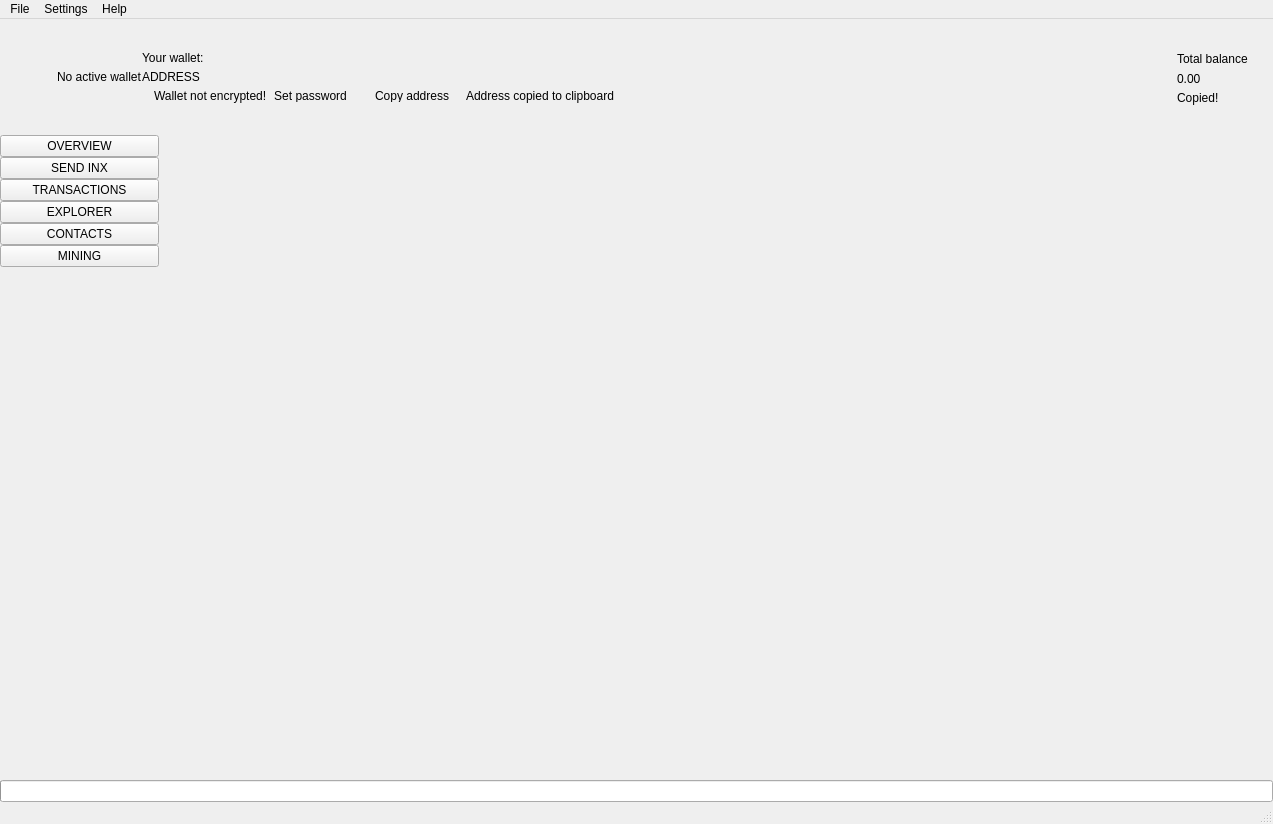
 <widget class="QMainWindow" name="MainWindow">
  <property name="geometry">
   <rect>
    <x>0</x>
    <y>0</y>
    <width>1273</width>
    <height>824</height>
   </rect>
  </property>
  <property name="sizePolicy">
   <sizepolicy hsizetype="Preferred" vsizetype="Preferred">
    <horstretch>0</horstretch>
    <verstretch>0</verstretch>
   </sizepolicy>
  </property>
  <property name="minimumSize">
   <size>
    <width>1260</width>
    <height>600</height>
   </size>
  </property>
  <property name="maximumSize">
   <size>
    <width>16777215</width>
    <height>16777215</height>
   </size>
  </property>
  <property name="windowTitle">
   <string>MainWindow</string>
  </property>
  <property name="windowIcon">
   <iconset>
    <normaloff>:/images/inx</normaloff>:/images/inx</iconset>
  </property>
  <widget class="QWidget" name="centralwidget">
   <layout class="QVBoxLayout" name="verticalLayout_2">
    <property name="spacing">
     <number>0</number>
    </property>
    <property name="leftMargin">
     <number>0</number>
    </property>
    <property name="topMargin">
     <number>0</number>
    </property>
    <property name="rightMargin">
     <number>0</number>
    </property>
    <property name="bottomMargin">
     <number>0</number>
    </property>
    <item>
     <widget class="QFrame" name="m_headerFrame">
      <property name="minimumSize">
       <size>
        <width>0</width>
        <height>116</height>
       </size>
      </property>
      <property name="maximumSize">
       <size>
        <width>16777215</width>
        <height>116</height>
       </size>
      </property>
      <property name="frameShape">
       <enum>QFrame::NoFrame</enum>
      </property>
      <property name="frameShadow">
       <enum>QFrame::Raised</enum>
      </property>
      <layout class="QHBoxLayout" name="horizontalLayout_3">
       <property name="spacing">
        <number>0</number>
       </property>
       <property name="leftMargin">
        <number>0</number>
       </property>
       <property name="topMargin">
        <number>0</number>
       </property>
       <property name="rightMargin">
        <number>25</number>
       </property>
       <property name="bottomMargin">
        <number>0</number>
       </property>
       <item>
        <spacer name="horizontalSpacer_2">
         <property name="orientation">
          <enum>Qt::Horizontal</enum>
         </property>
         <property name="sizeType">
          <enum>QSizePolicy::Fixed</enum>
         </property>
         <property name="sizeHint" stdset="0">
          <size>
           <width>30</width>
           <height>20</height>
          </size>
         </property>
        </spacer>
       </item>
       <item>
        <widget class="QLabel" name="m_logoLabel">
         <property name="text">
          <string/>
         </property>
        </widget>
       </item>
       <item>
        <spacer name="horizontalSpacer_5">
         <property name="orientation">
          <enum>Qt::Horizontal</enum>
         </property>
         <property name="sizeType">
          <enum>QSizePolicy::Fixed</enum>
         </property>
         <property name="sizeHint" stdset="0">
          <size>
           <width>20</width>
           <height>20</height>
          </size>
         </property>
        </spacer>
       </item>
       <item>
        <widget class="WalletGui::WalletSmallGrayTextLabel" name="m_noWalletLabel">
         <property name="text">
          <string>No active wallet</string>
         </property>
        </widget>
       </item>
       <item>
        <widget class="QFrame" name="m_walletFrame">
         <property name="frameShape">
          <enum>QFrame::NoFrame</enum>
         </property>
         <property name="frameShadow">
          <enum>QFrame::Raised</enum>
         </property>
         <layout class="QVBoxLayout" name="verticalLayout_3">
          <property name="spacing">
           <number>5</number>
          </property>
          <property name="leftMargin">
           <number>0</number>
          </property>
          <property name="topMargin">
           <number>0</number>
          </property>
          <property name="rightMargin">
           <number>0</number>
          </property>
          <property name="bottomMargin">
           <number>0</number>
          </property>
          <item>
           <spacer name="verticalSpacer_3">
            <property name="orientation">
             <enum>Qt::Vertical</enum>
            </property>
            <property name="sizeType">
             <enum>QSizePolicy::Minimum</enum>
            </property>
            <property name="sizeHint" stdset="0">
             <size>
              <width>20</width>
              <height>40</height>
             </size>
            </property>
           </spacer>
          </item>
          <item>
           <widget class="WalletGui::WalletSmallGrayTextLabel" name="m_walletLabel">
            <property name="text">
             <string>Your wallet:</string>
            </property>
            <property name="indent">
             <number>0</number>
            </property>
           </widget>
          </item>
          <item>
           <widget class="QLabel" name="m_addressLabel">
            <property name="sizePolicy">
             <sizepolicy hsizetype="Preferred" vsizetype="Preferred">
              <horstretch>0</horstretch>
              <verstretch>0</verstretch>
             </sizepolicy>
            </property>
            <property name="cursor">
             <cursorShape>PointingHandCursor</cursorShape>
            </property>
            <property name="toolTip">
             <string>Click to copy</string>
            </property>
            <property name="text">
             <string>ADDRESS</string>
            </property>
            <property name="indent">
             <number>0</number>
            </property>
           </widget>
          </item>
          <item>
           <layout class="QHBoxLayout" name="horizontalLayout_2">
            <property name="spacing">
             <number>0</number>
            </property>
            <item alignment="Qt::AlignTop">
             <widget class="QFrame" name="m_notEncryptedFrame">
              <property name="frameShape">
               <enum>QFrame::NoFrame</enum>
              </property>
              <property name="frameShadow">
               <enum>QFrame::Raised</enum>
              </property>
              <layout class="QHBoxLayout" name="horizontalLayout_4">
               <property name="spacing">
                <number>0</number>
               </property>
               <property name="leftMargin">
                <number>0</number>
               </property>
               <property name="topMargin">
                <number>0</number>
               </property>
               <property name="rightMargin">
                <number>0</number>
               </property>
               <property name="bottomMargin">
                <number>0</number>
               </property>
               <item alignment="Qt::AlignVCenter">
                <widget class="QLabel" name="m_notEncryptedIconLabel">
                 <property name="text">
                  <string/>
                 </property>
                 <property name="pixmap">
                  <pixmap resource="../../resources.qrc">:/icons/lock_open_gray</pixmap>
                 </property>
                 <property name="alignment">
                  <set>Qt::AlignLeading|Qt::AlignLeft|Qt::AlignVCenter</set>
                 </property>
                </widget>
               </item>
               <item>
                <spacer name="horizontalSpacer_11">
                 <property name="orientation">
                  <enum>Qt::Horizontal</enum>
                 </property>
                 <property name="sizeType">
                  <enum>QSizePolicy::Fixed</enum>
                 </property>
                 <property name="sizeHint" stdset="0">
                  <size>
                   <width>5</width>
                   <height>3</height>
                  </size>
                 </property>
                </spacer>
               </item>
               <item alignment="Qt::AlignVCenter">
                <widget class="WalletGui::WalletTinyGrayTextLabel" name="m_notEncryptedTextLabel">
                 <property name="text">
                  <string>Wallet not encrypted!</string>
                 </property>
                 <property name="alignment">
                  <set>Qt::AlignLeading|Qt::AlignLeft|Qt::AlignVCenter</set>
                 </property>
                </widget>
               </item>
               <item>
                <spacer name="horizontalSpacer_9">
                 <property name="orientation">
                  <enum>Qt::Horizontal</enum>
                 </property>
                 <property name="sizeType">
                  <enum>QSizePolicy::Fixed</enum>
                 </property>
                 <property name="sizeHint" stdset="0">
                  <size>
                   <width>3</width>
                   <height>3</height>
                  </size>
                 </property>
                </spacer>
               </item>
               <item alignment="Qt::AlignVCenter">
                <widget class="WalletGui::WalletTinyLinkLikeButton" name="m_encryptButton">
                 <property name="sizePolicy">
                  <sizepolicy hsizetype="Minimum" vsizetype="Minimum">
                   <horstretch>0</horstretch>
                   <verstretch>0</verstretch>
                  </sizepolicy>
                 </property>
                 <property name="minimumSize">
                  <size>
                   <width>0</width>
                   <height>3</height>
                  </size>
                 </property>
                 <property name="cursor">
                  <cursorShape>PointingHandCursor</cursorShape>
                 </property>
                 <property name="text">
                  <string>Set password</string>
                 </property>
                 <property name="flat">
                  <bool>true</bool>
                 </property>
                </widget>
               </item>
               <item>
                <spacer name="horizontalSpacer_10">
                 <property name="orientation">
                  <enum>Qt::Horizontal</enum>
                 </property>
                 <property name="sizeType">
                  <enum>QSizePolicy::Fixed</enum>
                 </property>
                 <property name="sizeHint" stdset="0">
                  <size>
                   <width>20</width>
                   <height>3</height>
                  </size>
                 </property>
                </spacer>
               </item>
              </layout>
             </widget>
            </item>
            <item alignment="Qt::AlignVCenter">
             <widget class="WalletGui::WalletTinyLinkLikeButton" name="m_copyAddressButton">
              <property name="sizePolicy">
               <sizepolicy hsizetype="Minimum" vsizetype="Minimum">
                <horstretch>0</horstretch>
                <verstretch>0</verstretch>
               </sizepolicy>
              </property>
              <property name="minimumSize">
               <size>
                <width>0</width>
                <height>3</height>
               </size>
              </property>
              <property name="cursor">
               <cursorShape>PointingHandCursor</cursorShape>
              </property>
              <property name="focusPolicy">
               <enum>Qt::NoFocus</enum>
              </property>
              <property name="autoFillBackground">
               <bool>true</bool>
              </property>
              <property name="text">
               <string>Copy address</string>
              </property>
              <property name="flat">
               <bool>true</bool>
              </property>
             </widget>
            </item>
            <item>
             <spacer name="horizontalSpacer_7">
              <property name="orientation">
               <enum>Qt::Horizontal</enum>
              </property>
              <property name="sizeType">
               <enum>QSizePolicy::Fixed</enum>
              </property>
              <property name="sizeHint" stdset="0">
               <size>
                <width>13</width>
                <height>3</height>
               </size>
              </property>
             </spacer>
            </item>
            <item alignment="Qt::AlignVCenter">
             <widget class="WalletGui::CopyMagicLabel" name="m_copyAddressLabel">
              <property name="text">
               <string>Address copied to clipboard</string>
              </property>
              <property name="alignment">
               <set>Qt::AlignLeading|Qt::AlignLeft|Qt::AlignVCenter</set>
              </property>
             </widget>
            </item>
            <item>
             <spacer name="horizontalSpacer">
              <property name="orientation">
               <enum>Qt::Horizontal</enum>
              </property>
              <property name="sizeHint" stdset="0">
               <size>
                <width>40</width>
                <height>3</height>
               </size>
              </property>
             </spacer>
            </item>
           </layout>
          </item>
          <item>
           <spacer name="verticalSpacer_2">
            <property name="orientation">
             <enum>Qt::Vertical</enum>
            </property>
            <property name="sizeType">
             <enum>QSizePolicy::Minimum</enum>
            </property>
            <property name="sizeHint" stdset="0">
             <size>
              <width>20</width>
              <height>40</height>
             </size>
            </property>
           </spacer>
          </item>
         </layout>
        </widget>
       </item>
       <item>
        <spacer name="horizontalSpacer_3">
         <property name="orientation">
          <enum>Qt::Horizontal</enum>
         </property>
         <property name="sizeType">
          <enum>QSizePolicy::Expanding</enum>
         </property>
         <property name="sizeHint" stdset="0">
          <size>
           <width>34</width>
           <height>20</height>
          </size>
         </property>
        </spacer>
       </item>
       <item>
        <spacer name="horizontalSpacer_8">
         <property name="orientation">
          <enum>Qt::Horizontal</enum>
         </property>
         <property name="sizeType">
          <enum>QSizePolicy::Fixed</enum>
         </property>
         <property name="sizeHint" stdset="0">
          <size>
           <width>34</width>
           <height>20</height>
          </size>
         </property>
        </spacer>
       </item>
       <item alignment="Qt::AlignRight|Qt::AlignVCenter">
        <widget class="QFrame" name="m_balanceFrame">
         <layout class="QGridLayout" name="gridLayout">
          <property name="leftMargin">
           <number>0</number>
          </property>
          <property name="topMargin">
           <number>30</number>
          </property>
          <property name="rightMargin">
           <number>0</number>
          </property>
          <property name="bottomMargin">
           <number>0</number>
          </property>
          <property name="verticalSpacing">
           <number>3</number>
          </property>
          <item row="0" column="2">
           <layout class="QVBoxLayout" name="verticalLayout_4">
            <item>
             <widget class="QLabel" name="m_balanceTextLabel">
              <property name="text">
               <string>Total balance</string>
              </property>
             </widget>
            </item>
            <item>
             <widget class="QLabel" name="m_balanceLabel">
              <property name="cursor">
               <cursorShape>PointingHandCursor</cursorShape>
              </property>
              <property name="toolTip">
               <string>Click to copy</string>
              </property>
              <property name="text">
               <string>0.00</string>
              </property>
             </widget>
            </item>
           </layout>
          </item>
          <item row="1" column="2">
           <widget class="WalletGui::CopyMagicLabel" name="m_balanceCopyLabel">
            <property name="text">
             <string>Copied!</string>
            </property>
           </widget>
          </item>
          <item row="0" column="1">
           <spacer name="horizontalSpacer_6">
            <property name="orientation">
             <enum>Qt::Horizontal</enum>
            </property>
            <property name="sizeType">
             <enum>QSizePolicy::Fixed</enum>
            </property>
            <property name="sizeHint" stdset="0">
             <size>
              <width>2</width>
              <height>39</height>
             </size>
            </property>
           </spacer>
          </item>
          <item row="2" column="2">
           <spacer name="verticalSpacer_5">
            <property name="orientation">
             <enum>Qt::Vertical</enum>
            </property>
            <property name="sizeType">
             <enum>QSizePolicy::Expanding</enum>
            </property>
            <property name="sizeHint" stdset="0">
             <size>
              <width>20</width>
              <height>50</height>
             </size>
            </property>
           </spacer>
          </item>
          <item row="0" column="0">
           <widget class="QLabel" name="m_balanceIconLabel">
            <property name="text">
             <string/>
            </property>
            <property name="pixmap">
             <pixmap resource="../../resources.qrc">:/icons/total_balance</pixmap>
            </property>
           </widget>
          </item>
         </layout>
        </widget>
       </item>
      </layout>
     </widget>
    </item>
    <item>
     <layout class="QHBoxLayout" name="horizontalLayout" stretch="0,0,0,0,0,0,0,0">
      <property name="spacing">
       <number>0</number>
      </property>
      <item>
       <widget class="QFrame" name="m_toolFrame">
        <property name="frameShape">
         <enum>QFrame::NoFrame</enum>
        </property>
        <property name="frameShadow">
         <enum>QFrame::Plain</enum>
        </property>
        <property name="lineWidth">
         <number>0</number>
        </property>
        <layout class="QVBoxLayout" name="verticalLayout">
         <property name="spacing">
          <number>0</number>
         </property>
         <property name="leftMargin">
          <number>0</number>
         </property>
         <property name="topMargin">
          <number>0</number>
         </property>
         <property name="rightMargin">
          <number>0</number>
         </property>
         <property name="bottomMargin">
          <number>0</number>
         </property>
         <item>
          <widget class="QPushButton" name="m_overviewButton">
           <property name="sizePolicy">
            <sizepolicy hsizetype="Minimum" vsizetype="Fixed">
             <horstretch>0</horstretch>
             <verstretch>0</verstretch>
            </sizepolicy>
           </property>
           <property name="focusPolicy">
            <enum>Qt::NoFocus</enum>
           </property>
           <property name="text">
            <string>OVERVIEW</string>
           </property>
           <property name="checkable">
            <bool>true</bool>
           </property>
           <attribute name="buttonGroup">
            <string notr="true">m_toolButtonGroup</string>
           </attribute>
          </widget>
         </item>
         <item>
          <widget class="QPushButton" name="m_sendButton">
           <property name="sizePolicy">
            <sizepolicy hsizetype="Minimum" vsizetype="Fixed">
             <horstretch>0</horstretch>
             <verstretch>0</verstretch>
            </sizepolicy>
           </property>
           <property name="focusPolicy">
            <enum>Qt::NoFocus</enum>
           </property>
           <property name="text">
            <string>SEND INX</string>
           </property>
           <property name="checkable">
            <bool>true</bool>
           </property>
           <attribute name="buttonGroup">
            <string notr="true">m_toolButtonGroup</string>
           </attribute>
          </widget>
         </item>
         <item>
          <widget class="QPushButton" name="m_transactionsButton">
           <property name="sizePolicy">
            <sizepolicy hsizetype="Minimum" vsizetype="Fixed">
             <horstretch>0</horstretch>
             <verstretch>0</verstretch>
            </sizepolicy>
           </property>
           <property name="focusPolicy">
            <enum>Qt::NoFocus</enum>
           </property>
           <property name="text">
            <string>TRANSACTIONS</string>
           </property>
           <property name="checkable">
            <bool>true</bool>
           </property>
           <attribute name="buttonGroup">
            <string notr="true">m_toolButtonGroup</string>
           </attribute>
          </widget>
         </item>
         <item>
          <widget class="QPushButton" name="m_blockExplorerButton">
           <property name="focusPolicy">
            <enum>Qt::NoFocus</enum>
           </property>
           <property name="text">
            <string>EXPLORER</string>
           </property>
           <property name="checkable">
            <bool>true</bool>
           </property>
           <attribute name="buttonGroup">
            <string notr="true">m_toolButtonGroup</string>
           </attribute>
          </widget>
         </item>
         <item>
          <widget class="QPushButton" name="m_addressBookButton">
           <property name="sizePolicy">
            <sizepolicy hsizetype="Minimum" vsizetype="Fixed">
             <horstretch>0</horstretch>
             <verstretch>0</verstretch>
            </sizepolicy>
           </property>
           <property name="focusPolicy">
            <enum>Qt::NoFocus</enum>
           </property>
           <property name="text">
            <string>CONTACTS</string>
           </property>
           <property name="checkable">
            <bool>true</bool>
           </property>
           <attribute name="buttonGroup">
            <string notr="true">m_toolButtonGroup</string>
           </attribute>
          </widget>
         </item>
         <item>
          <widget class="QPushButton" name="m_miningButton">
           <property name="focusPolicy">
            <enum>Qt::NoFocus</enum>
           </property>
           <property name="text">
            <string>MINING</string>
           </property>
           <property name="checkable">
            <bool>true</bool>
           </property>
           <attribute name="buttonGroup">
            <string notr="true">m_toolButtonGroup</string>
           </attribute>
          </widget>
         </item>
         <item>
          <spacer name="verticalSpacer">
           <property name="orientation">
            <enum>Qt::Vertical</enum>
           </property>
           <property name="sizeHint" stdset="0">
            <size>
             <width>20</width>
             <height>40</height>
            </size>
           </property>
          </spacer>
         </item>
        </layout>
       </widget>
      </item>
      <item>
       <widget class="WalletGui::OverviewFrame" name="m_overviewFrame">
        <property name="frameShape">
         <enum>QFrame::NoFrame</enum>
        </property>
        <property name="frameShadow">
         <enum>QFrame::Raised</enum>
        </property>
       </widget>
      </item>
      <item>
       <widget class="WalletGui::SendFrame" name="m_sendFrame">
        <property name="frameShape">
         <enum>QFrame::NoFrame</enum>
        </property>
        <property name="frameShadow">
         <enum>QFrame::Raised</enum>
        </property>
       </widget>
      </item>
      <item>
       <widget class="WalletGui::TransactionsFrame" name="m_transactionsFrame">
        <property name="frameShape">
         <enum>QFrame::NoFrame</enum>
        </property>
        <property name="frameShadow">
         <enum>QFrame::Raised</enum>
        </property>
       </widget>
      </item>
      <item>
       <widget class="WalletGui::AddressBookFrame" name="m_addressBookFrame">
        <property name="frameShape">
         <enum>QFrame::NoFrame</enum>
        </property>
        <property name="frameShadow">
         <enum>QFrame::Raised</enum>
        </property>
       </widget>
      </item>
      <item>
       <widget class="WalletGui::NoWalletFrame" name="m_noWalletFrame">
        <property name="frameShape">
         <enum>QFrame::NoFrame</enum>
        </property>
        <property name="frameShadow">
         <enum>QFrame::Raised</enum>
        </property>
       </widget>
      </item>
      <item>
       <widget class="WalletGui::BlockExplorerFrame" name="m_blockExplorerFrame">
        <property name="frameShape">
         <enum>QFrame::NoFrame</enum>
        </property>
        <property name="frameShadow">
         <enum>QFrame::Raised</enum>
        </property>
       </widget>
      </item>
      <item>
       <widget class="WalletGui::MiningFrame" name="m_miningFrame">
        <property name="frameShape">
         <enum>QFrame::NoFrame</enum>
        </property>
        <property name="frameShadow">
         <enum>QFrame::Raised</enum>
        </property>
       </widget>
      </item>
     </layout>
    </item>
    <item>
     <widget class="QProgressBar" name="m_syncProgress">
      <property name="maximum">
       <number>100</number>
      </property>
      <property name="value">
       <number>0</number>
      </property>
      <property name="textVisible">
       <bool>false</bool>
      </property>
     </widget>
    </item>
   </layout>
  </widget>
  <widget class="QMenuBar" name="menubar">
   <property name="geometry">
    <rect>
     <x>0</x>
     <y>0</y>
     <width>1273</width>
     <height>21</height>
    </rect>
   </property>
   <widget class="QMenu" name="menuFile">
    <property name="title">
     <string>File</string>
    </property>
    <addaction name="m_createWalletAction"/>
    <addaction name="m_openWalletAction"/>
    <addaction name="m_recentWalletsAction"/>
    <addaction name="m_backupWalletAction"/>
    <addaction name="m_saveKeysAction"/>
    <addaction name="m_resetAction"/>
    <addaction name="m_importKeyAction"/>
    <addaction name="m_exportKeyAction"/>
    <addaction name="m_exportTrackingKeyAction"/>
    <addaction name="m_exitAction"/>
   </widget>
   <widget class="QMenu" name="menuSettings">
    <property name="title">
     <string>Settings</string>
    </property>
    <widget class="QMenu" name="menuThemes">
     <property name="title">
      <string>Themes</string>
     </property>
    </widget>
    <addaction name="m_encryptWalletAction"/>
    <addaction name="m_changePasswordAction"/>
    <addaction name="m_removePendingTxAction"/>
    <addaction name="separator"/>
    <addaction name="m_autostartAction"/>
    <addaction name="m_minimizeToTrayAction"/>
    <addaction name="m_closeToTrayAction"/>
    <addaction name="separator"/>
    <addaction name="m_preferencesAction"/>
    <addaction name="menuThemes"/>
   </widget>
   <widget class="QMenu" name="menuHelp">
    <property name="title">
     <string>Help</string>
    </property>
    <addaction name="m_communityForumAction"/>
    <addaction name="m_reportIssueAction"/>
    <addaction name="m_aboutIntensecoinAction"/>
    <addaction name="m_aboutQtAction"/>
   </widget>
   <addaction name="menuFile"/>
   <addaction name="menuSettings"/>
   <addaction name="menuHelp"/>
  </widget>
  <widget class="WalletGui::WalletStatusBar" name="statusBar"/>
  <action name="m_exitAction">
   <property name="checkable">
    <bool>false</bool>
   </property>
   <property name="enabled">
    <bool>true</bool>
   </property>
   <property name="text">
    <string>Exit</string>
   </property>
   <property name="shortcut">
    <string>Ctrl+Q</string>
   </property>
  </action>
  <action name="m_createWalletAction">
   <property name="enabled">
    <bool>true</bool>
   </property>
   <property name="text">
    <string>Create wallet</string>
   </property>
  </action>
  <action name="m_openWalletAction">
   <property name="enabled">
    <bool>true</bool>
   </property>
   <property name="text">
    <string>Open wallet</string>
   </property>
  </action>
  <action name="m_encryptWalletAction">
   <property name="enabled">
    <bool>true</bool>
   </property>
   <property name="text">
    <string>Encrypt wallet</string>
   </property>
  </action>
  <action name="m_changePasswordAction">
   <property name="enabled">
    <bool>true</bool>
   </property>
   <property name="text">
    <string>Change password</string>
   </property>
   <property name="toolTip">
    <string>Change password</string>
   </property>
  </action>
  <action name="m_aboutIntensecoinAction">
   <property name="enabled">
    <bool>true</bool>
   </property>
   <property name="text">
    <string>About INX</string>
   </property>
  </action>
  <action name="m_aboutQtAction">
   <property name="enabled">
    <bool>true</bool>
   </property>
   <property name="text">
    <string>About Qt</string>
   </property>
  </action>
  <action name="m_backupWalletAction">
   <property name="enabled">
    <bool>true</bool>
   </property>
   <property name="text">
    <string>Backup wallet</string>
   </property>
  </action>
  <action name="m_autostartAction">
   <property name="checkable">
    <bool>true</bool>
   </property>
   <property name="text">
    <string>Start on system login</string>
   </property>
  </action>
  <action name="m_minimizeToTrayAction">
   <property name="checkable">
    <bool>true</bool>
   </property>
   <property name="text">
    <string>Minimize to tray</string>
   </property>
  </action>
  <action name="m_closeToTrayAction">
   <property name="checkable">
    <bool>true</bool>
   </property>
   <property name="text">
    <string>Close to tray</string>
   </property>
  </action>
  <action name="m_preferencesAction">
   <property name="text">
    <string>Preferences</string>
   </property>
  </action>
  <action name="m_recentWalletsAction">
   <property name="text">
    <string>Recent wallets</string>
   </property>
  </action>
  <action name="m_exportTrackingKeyAction">
   <property name="text">
    <string>Export tracking key</string>
   </property>
   <property name="toolTip">
    <string>Export tracking key</string>
   </property>
  </action>
  <action name="m_importKeyAction">
   <property name="text">
    <string>Import key</string>
   </property>
   <property name="toolTip">
    <string>Import key</string>
   </property>
  </action>
  <action name="m_communityForumAction">
   <property name="text">
    <string>Join INX forum</string>
   </property>
  </action>
  <action name="m_reportIssueAction">
   <property name="text">
    <string>Report an issue</string>
   </property>
  </action>
  <action name="m_resetAction">
   <property name="text">
    <string>Reset wallet</string>
   </property>
  </action>
  <action name="m_saveKeysAction">
   <property name="text">
    <string>Save wallet keys</string>
   </property>
  </action>
  <action name="m_exportKeyAction">
   <property name="text">
    <string>Export key</string>
   </property>
   <property name="toolTip">
    <string>Export key</string>
   </property>
  </action>
  <action name="m_removePendingTxAction">
   <property name="checkable">
    <bool>false</bool>
   </property>
   <property name="text">
    <string>Remove pending TXs</string>
   </property>
  </action>
 </widget>
